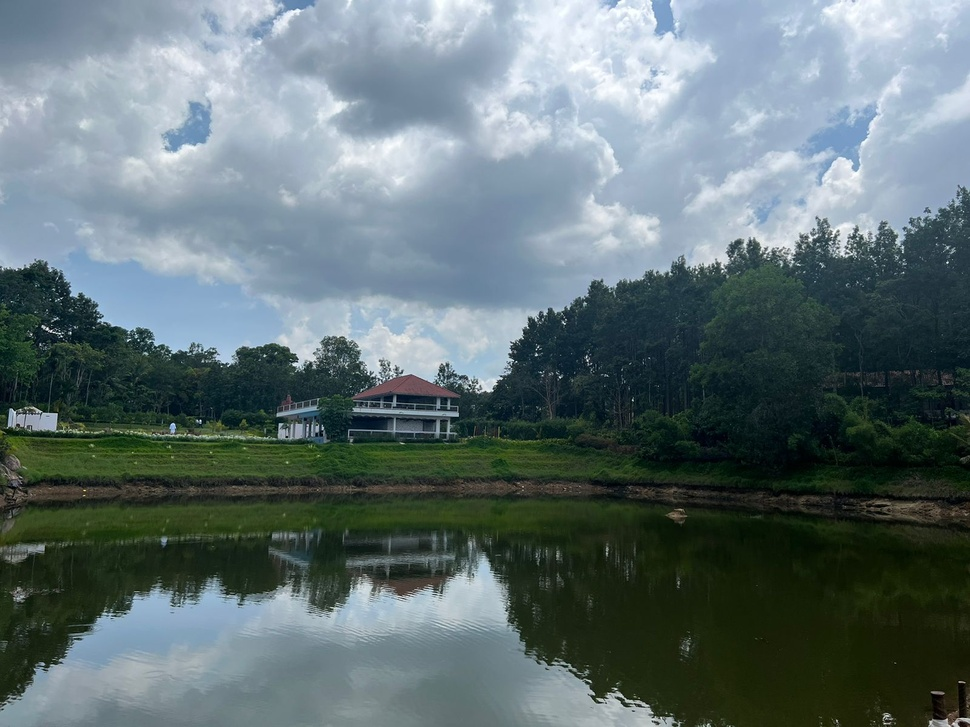
#> input picture Original Input Images/Chapter 2/ss.jpg, 970 x 727 px, shrunk from 1600 x 1200 before the run, found by its file name
$ python 'Image Channels.py'
#> lines starting #> are read from the running program, lines starting #| are printed output that depends on the picture
import cv2

img = cv2.imread("ss.jpg")
#> img is the input picture: shape (727, 970, 3); mean B, G, R 115.7, 113.3, 97.2

im1=img.copy()
im2=img.copy()
im3=img.copy()


im1[:,:,0]=0
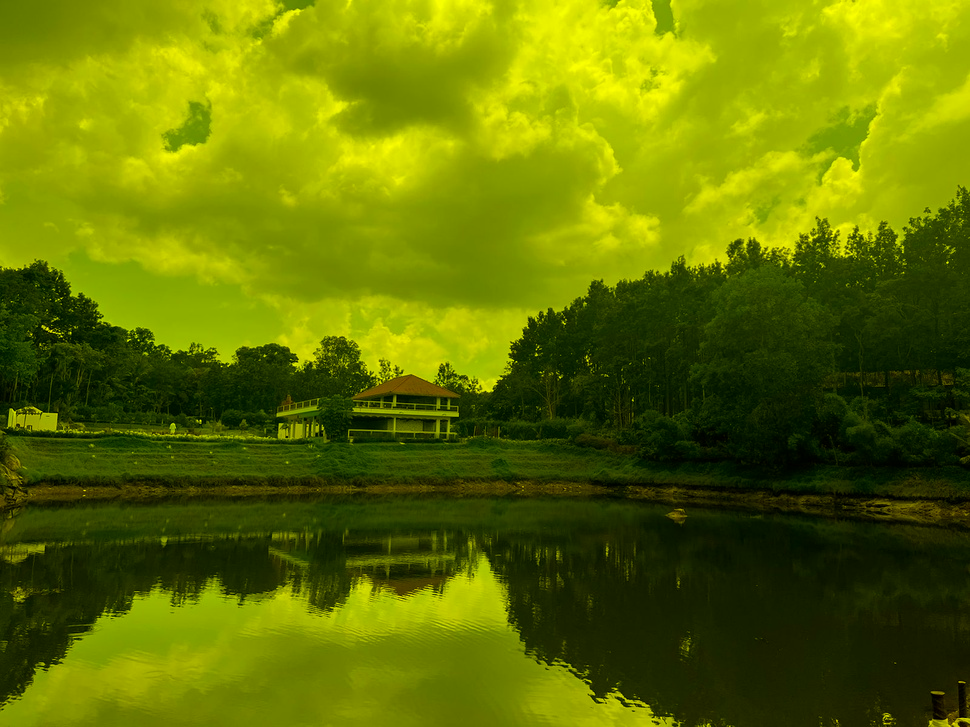
#> im1: shape (727, 970, 3); mean B, G, R 0, 113.3, 97.2
im1[:,:,1]=0
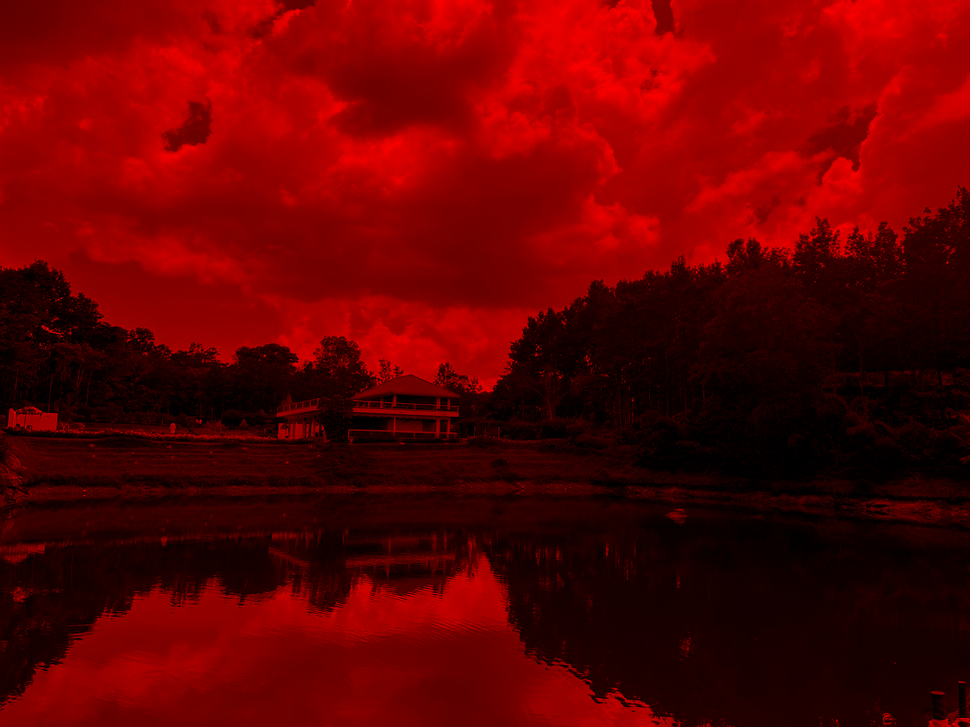
#> im1: shape (727, 970, 3); mean B, G, R 0, 0, 97.2

im2[:,:,2]=0
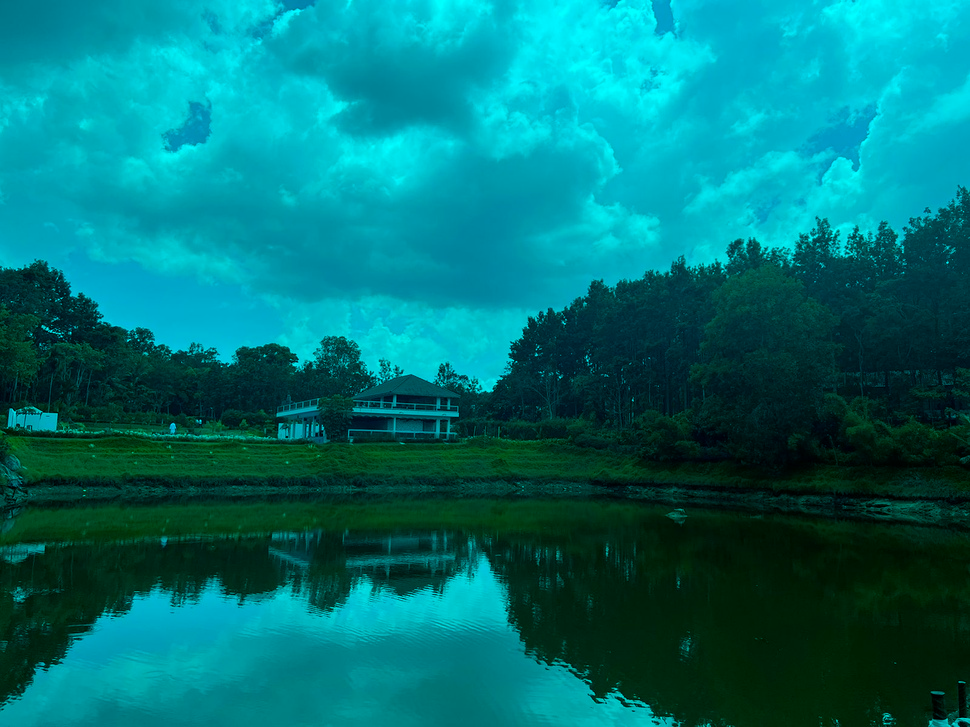
#> im2: shape (727, 970, 3); mean B, G, R 115.7, 113.3, 0
im2[:,:,1]=0
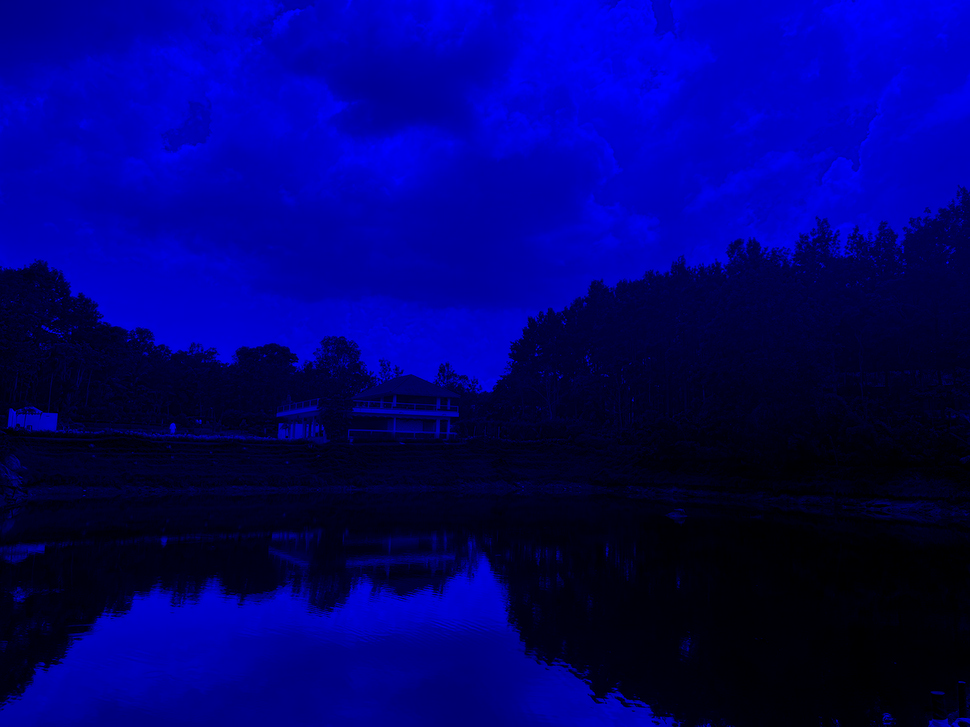
#> im2: shape (727, 970, 3); mean B, G, R 115.7, 0, 0

im3[:,:,2]=0
im3[:,:,0]=0
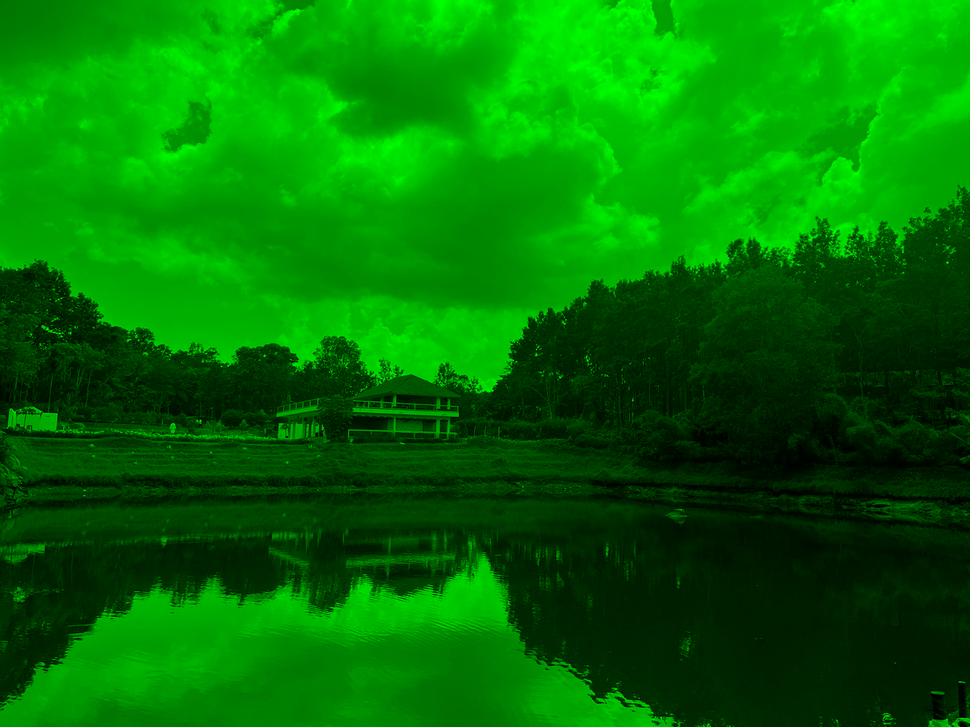
#> im3: shape (727, 970, 3); mean B, G, R 0, 113.3, 0


cv2.imshow("Original Image",img)
cv2.imshow("Red channel",im1)
cv2.imshow("Blue channel",im2)
cv2.imshow("Green channel",im3)

cv2.waitKey(0)
cv2.destroyAllWindows()

$ run again, with Original Input Images/Chapter 2/12.jpg copied over Original Input Images/Chapter 2/ss.jpg
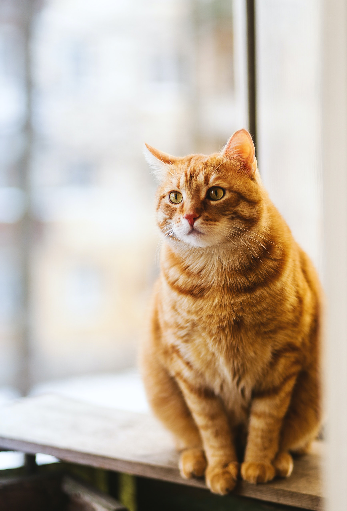
#> input picture Original Input Images/Chapter 2/12.jpg, 347 x 511 px, found by its file name
#> img is the input picture: shape (511, 347, 3); mean B, G, R 160.4, 177, 192
#> `im2[:,:,1]=0`:
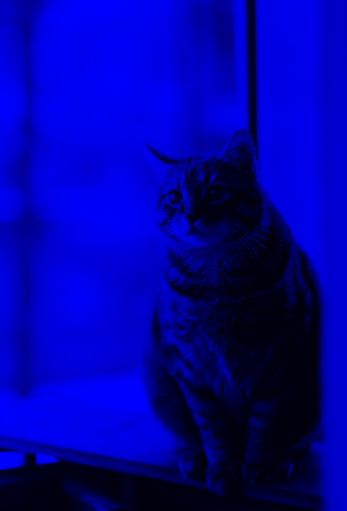
#> im2: shape (511, 347, 3); mean B, G, R 160.4, 0, 0
#> `im3[:,:,0]=0`:
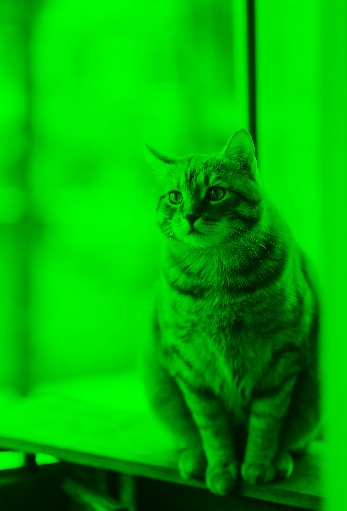
#> im3: shape (511, 347, 3); mean B, G, R 0, 177, 0

$ run again, with Original Input Images/Chapter 2/dog.jpg copied over Original Input Images/Chapter 2/ss.jpg
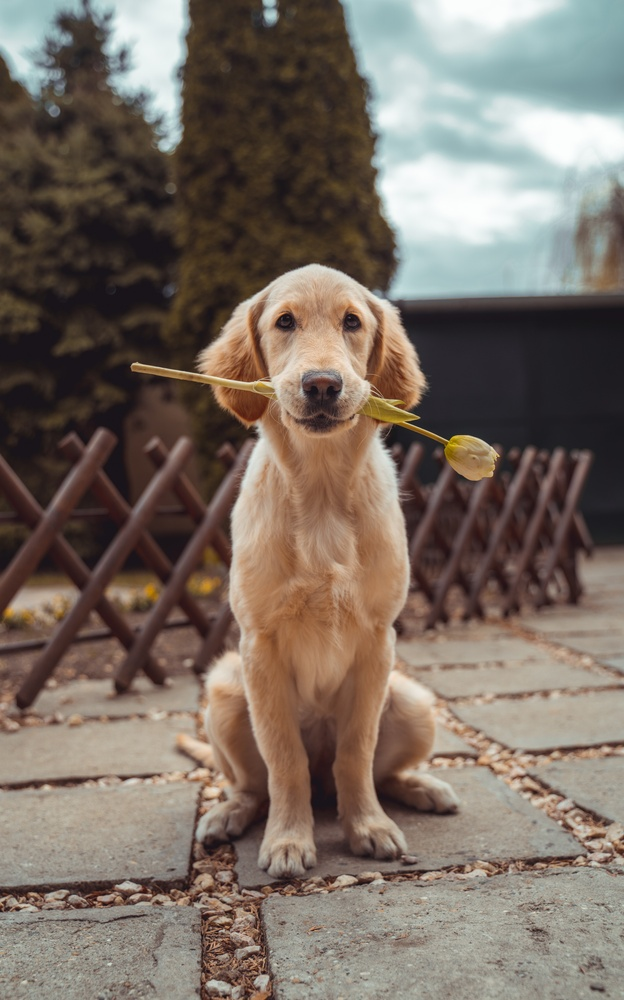
#> input picture Original Input Images/Chapter 2/dog.jpg, 624 x 1000 px, shrunk from 3742 x 6000 before the run, found by its file name
#> img is the input picture: shape (1000, 624, 3); mean B, G, R 99.6, 109.6, 121.9
#> `im2[:,:,1]=0`:
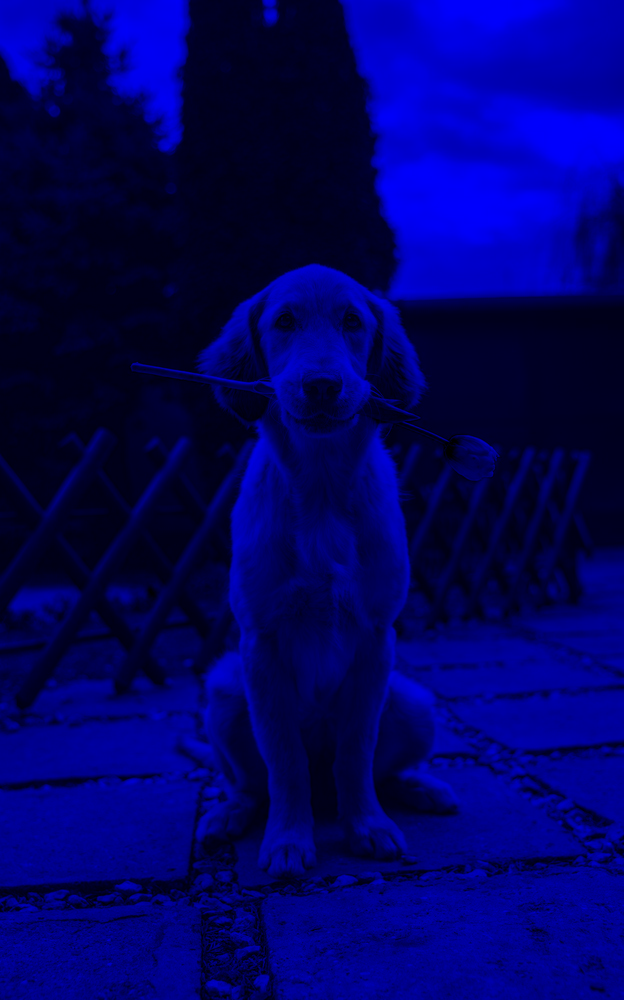
#> im2: shape (1000, 624, 3); mean B, G, R 99.6, 0, 0
#> `im3[:,:,0]=0`:
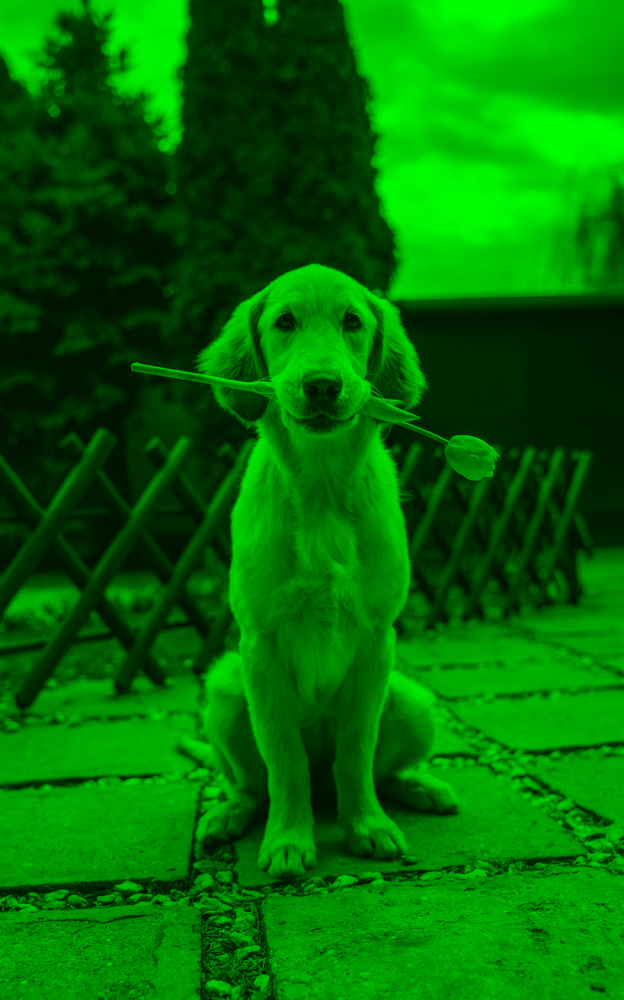
#> im3: shape (1000, 624, 3); mean B, G, R 0, 109.6, 0
